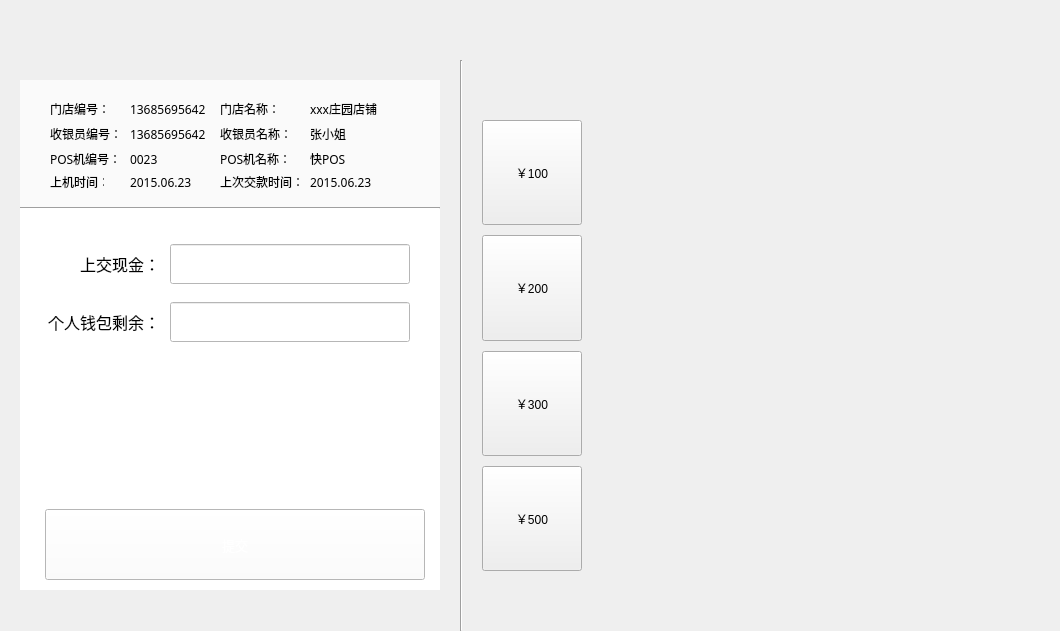
<?xml version="1.0" encoding="UTF-8"?>
<ui version="4.0">
 <class>CashierPaymentDlg</class>
 <widget class="QDialog" name="CashierPaymentDlg">
  <property name="geometry">
   <rect>
    <x>0</x>
    <y>0</y>
    <width>1060</width>
    <height>631</height>
   </rect>
  </property>
  <property name="windowTitle">
   <string>CashierPaymentDlg</string>
  </property>
  <layout class="QGridLayout" name="gridLayout_3">
   <property name="leftMargin">
    <number>0</number>
   </property>
   <property name="topMargin">
    <number>0</number>
   </property>
   <property name="rightMargin">
    <number>0</number>
   </property>
   <property name="bottomMargin">
    <number>0</number>
   </property>
   <property name="spacing">
    <number>0</number>
   </property>
   <item row="0" column="0" colspan="3">
    <widget class="TitleBarWidget" name="widget" native="true">
     <property name="minimumSize">
      <size>
       <width>0</width>
       <height>60</height>
      </size>
     </property>
     <property name="maximumSize">
      <size>
       <width>16777215</width>
       <height>60</height>
      </size>
     </property>
    </widget>
   </item>
   <item row="1" column="0">
    <widget class="QWidget" name="widget_2" native="true">
     <property name="minimumSize">
      <size>
       <width>460</width>
       <height>0</height>
      </size>
     </property>
     <property name="maximumSize">
      <size>
       <width>460</width>
       <height>16777215</height>
      </size>
     </property>
     <layout class="QGridLayout" name="gridLayout">
      <property name="leftMargin">
       <number>20</number>
      </property>
      <property name="topMargin">
       <number>20</number>
      </property>
      <property name="rightMargin">
       <number>20</number>
      </property>
      <property name="bottomMargin">
       <number>20</number>
      </property>
      <property name="spacing">
       <number>0</number>
      </property>
      <item row="0" column="0">
       <widget class="QWidget" name="widget_4" native="true">
        <property name="minimumSize">
         <size>
          <width>420</width>
          <height>531</height>
         </size>
        </property>
        <property name="maximumSize">
         <size>
          <width>420</width>
          <height>531</height>
         </size>
        </property>
        <widget class="Line" name="line_2">
         <property name="geometry">
          <rect>
           <x>0</x>
           <y>127</y>
           <width>420</width>
           <height>2</height>
          </rect>
         </property>
         <property name="minimumSize">
          <size>
           <width>0</width>
           <height>2</height>
          </size>
         </property>
         <property name="maximumSize">
          <size>
           <width>16777215</width>
           <height>2</height>
          </size>
         </property>
         <property name="orientation">
          <enum>Qt::Horizontal</enum>
         </property>
        </widget>
        <widget class="QWidget" name="widget_5" native="true">
         <property name="geometry">
          <rect>
           <x>0</x>
           <y>0</y>
           <width>420</width>
           <height>127</height>
          </rect>
         </property>
         <property name="styleSheet">
          <string notr="true">background-color: rgb(250, 250, 250);</string>
         </property>
         <widget class="QLabel" name="storeCodeLabel">
          <property name="geometry">
           <rect>
            <x>30</x>
            <y>19</y>
            <width>70</width>
            <height>20</height>
           </rect>
          </property>
          <property name="font">
           <font>
            <family>微软雅黑</family>
            <pointsize>9</pointsize>
           </font>
          </property>
          <property name="text">
           <string>门店编号：</string>
          </property>
         </widget>
         <widget class="QLabel" name="storeCodeValueLabel">
          <property name="geometry">
           <rect>
            <x>110</x>
            <y>19</y>
            <width>80</width>
            <height>20</height>
           </rect>
          </property>
          <property name="font">
           <font>
            <family>微软雅黑</family>
            <pointsize>9</pointsize>
           </font>
          </property>
          <property name="text">
           <string>13685695642</string>
          </property>
         </widget>
         <widget class="QLabel" name="storeNameLabel">
          <property name="geometry">
           <rect>
            <x>200</x>
            <y>19</y>
            <width>80</width>
            <height>20</height>
           </rect>
          </property>
          <property name="font">
           <font>
            <family>微软雅黑</family>
            <pointsize>9</pointsize>
           </font>
          </property>
          <property name="text">
           <string>门店名称：</string>
          </property>
         </widget>
         <widget class="QLabel" name="storeNameValueLabel">
          <property name="geometry">
           <rect>
            <x>290</x>
            <y>19</y>
            <width>80</width>
            <height>20</height>
           </rect>
          </property>
          <property name="font">
           <font>
            <family>微软雅黑</family>
            <pointsize>9</pointsize>
           </font>
          </property>
          <property name="text">
           <string>xxx庄园店铺</string>
          </property>
         </widget>
         <widget class="QLabel" name="cashierCodeLabel">
          <property name="geometry">
           <rect>
            <x>30</x>
            <y>44</y>
            <width>70</width>
            <height>20</height>
           </rect>
          </property>
          <property name="font">
           <font>
            <family>微软雅黑</family>
            <pointsize>9</pointsize>
           </font>
          </property>
          <property name="text">
           <string>收银员编号：</string>
          </property>
         </widget>
         <widget class="QLabel" name="cashierCodeValueLabel">
          <property name="geometry">
           <rect>
            <x>110</x>
            <y>44</y>
            <width>80</width>
            <height>20</height>
           </rect>
          </property>
          <property name="font">
           <font>
            <family>微软雅黑</family>
            <pointsize>9</pointsize>
           </font>
          </property>
          <property name="text">
           <string>13685695642</string>
          </property>
         </widget>
         <widget class="QLabel" name="cashierNameLabel">
          <property name="geometry">
           <rect>
            <x>200</x>
            <y>44</y>
            <width>80</width>
            <height>20</height>
           </rect>
          </property>
          <property name="font">
           <font>
            <family>微软雅黑</family>
            <pointsize>9</pointsize>
           </font>
          </property>
          <property name="text">
           <string>收银员名称：</string>
          </property>
         </widget>
         <widget class="QLabel" name="cashierNameValueLabel">
          <property name="geometry">
           <rect>
            <x>290</x>
            <y>44</y>
            <width>80</width>
            <height>20</height>
           </rect>
          </property>
          <property name="font">
           <font>
            <family>微软雅黑</family>
            <pointsize>9</pointsize>
           </font>
          </property>
          <property name="text">
           <string>张小姐</string>
          </property>
         </widget>
         <widget class="QLabel" name="posCodeLabel">
          <property name="geometry">
           <rect>
            <x>30</x>
            <y>69</y>
            <width>70</width>
            <height>20</height>
           </rect>
          </property>
          <property name="font">
           <font>
            <family>微软雅黑</family>
            <pointsize>9</pointsize>
           </font>
          </property>
          <property name="text">
           <string>POS机编号：</string>
          </property>
         </widget>
         <widget class="QLabel" name="posCodeValueLabel">
          <property name="geometry">
           <rect>
            <x>110</x>
            <y>69</y>
            <width>80</width>
            <height>20</height>
           </rect>
          </property>
          <property name="font">
           <font>
            <family>微软雅黑</family>
            <pointsize>9</pointsize>
           </font>
          </property>
          <property name="text">
           <string>0023</string>
          </property>
         </widget>
         <widget class="QLabel" name="posNameLabel">
          <property name="geometry">
           <rect>
            <x>200</x>
            <y>69</y>
            <width>80</width>
            <height>20</height>
           </rect>
          </property>
          <property name="font">
           <font>
            <family>微软雅黑</family>
            <pointsize>9</pointsize>
           </font>
          </property>
          <property name="text">
           <string>POS机名称：</string>
          </property>
         </widget>
         <widget class="QLabel" name="posNameValueLabel">
          <property name="geometry">
           <rect>
            <x>290</x>
            <y>69</y>
            <width>80</width>
            <height>20</height>
           </rect>
          </property>
          <property name="font">
           <font>
            <family>微软雅黑</family>
            <pointsize>9</pointsize>
           </font>
          </property>
          <property name="text">
           <string>快POS</string>
          </property>
         </widget>
         <widget class="QLabel" name="loginTimeLabel">
          <property name="geometry">
           <rect>
            <x>30</x>
            <y>92</y>
            <width>54</width>
            <height>20</height>
           </rect>
          </property>
          <property name="font">
           <font>
            <family>微软雅黑</family>
            <pointsize>9</pointsize>
           </font>
          </property>
          <property name="text">
           <string>上机时间：</string>
          </property>
         </widget>
         <widget class="QLabel" name="loginTimeValueLabel">
          <property name="geometry">
           <rect>
            <x>110</x>
            <y>92</y>
            <width>80</width>
            <height>20</height>
           </rect>
          </property>
          <property name="font">
           <font>
            <family>微软雅黑</family>
            <pointsize>9</pointsize>
           </font>
          </property>
          <property name="text">
           <string>2015.06.23</string>
          </property>
         </widget>
         <widget class="QLabel" name="frontPaymentTimeLabel">
          <property name="geometry">
           <rect>
            <x>200</x>
            <y>92</y>
            <width>80</width>
            <height>20</height>
           </rect>
          </property>
          <property name="font">
           <font>
            <family>微软雅黑</family>
            <pointsize>9</pointsize>
           </font>
          </property>
          <property name="text">
           <string>上次交款时间：</string>
          </property>
         </widget>
         <widget class="QLabel" name="frontPaymentTimeValueLabel">
          <property name="geometry">
           <rect>
            <x>290</x>
            <y>92</y>
            <width>80</width>
            <height>20</height>
           </rect>
          </property>
          <property name="font">
           <font>
            <family>微软雅黑</family>
            <pointsize>9</pointsize>
           </font>
          </property>
          <property name="text">
           <string>2015.06.23</string>
          </property>
         </widget>
        </widget>
        <widget class="QWidget" name="widget_6" native="true">
         <property name="geometry">
          <rect>
           <x>0</x>
           <y>129</y>
           <width>420</width>
           <height>381</height>
          </rect>
         </property>
         <property name="styleSheet">
          <string notr="true">background-color: rgb(255, 255, 255);</string>
         </property>
         <widget class="QLabel" name="handInAmtLabel">
          <property name="geometry">
           <rect>
            <x>20</x>
            <y>35</y>
            <width>120</width>
            <height>40</height>
           </rect>
          </property>
          <property name="font">
           <font>
            <family>微软雅黑</family>
            <pointsize>12</pointsize>
           </font>
          </property>
          <property name="text">
           <string>上交现金：</string>
          </property>
          <property name="alignment">
           <set>Qt::AlignRight|Qt::AlignTrailing|Qt::AlignVCenter</set>
          </property>
         </widget>
         <widget class="QLabel" name="cashierWalletSurplusLabel">
          <property name="geometry">
           <rect>
            <x>20</x>
            <y>93</y>
            <width>120</width>
            <height>40</height>
           </rect>
          </property>
          <property name="font">
           <font>
            <family>微软雅黑</family>
            <pointsize>12</pointsize>
           </font>
          </property>
          <property name="text">
           <string>个人钱包剩余：</string>
          </property>
          <property name="alignment">
           <set>Qt::AlignRight|Qt::AlignTrailing|Qt::AlignVCenter</set>
          </property>
         </widget>
         <widget class="QLineEdit" name="handInAmtEdit">
          <property name="geometry">
           <rect>
            <x>150</x>
            <y>35</y>
            <width>240</width>
            <height>40</height>
           </rect>
          </property>
          <property name="font">
           <font>
            <family>微软雅黑</family>
            <pointsize>12</pointsize>
           </font>
          </property>
          <property name="styleSheet">
           <string notr="true">padding-left:10px;</string>
          </property>
         </widget>
         <widget class="QLineEdit" name="cashierWalletSurplusEdit">
          <property name="geometry">
           <rect>
            <x>150</x>
            <y>93</y>
            <width>240</width>
            <height>40</height>
           </rect>
          </property>
          <property name="font">
           <font>
            <family>微软雅黑</family>
            <pointsize>12</pointsize>
           </font>
          </property>
          <property name="styleSheet">
           <string notr="true">padding-left:10px;</string>
          </property>
         </widget>
         <widget class="QPushButton" name="commitButton">
          <property name="geometry">
           <rect>
            <x>25</x>
            <y>300</y>
            <width>380</width>
            <height>71</height>
           </rect>
          </property>
          <property name="font">
           <font>
            <family>微软雅黑</family>
            <pointsize>10</pointsize>
           </font>
          </property>
          <property name="focusPolicy">
           <enum>Qt::NoFocus</enum>
          </property>
          <property name="styleSheet">
           <string notr="true">QPushButton#commitButton {
	color: rgb(255, 255, 255);
	border-image: url(:/shareImages/sure_normal.png);
}

QPushButton#commitButton:pressed {
	border-image: url(:/shareImages/sure_press.png);
}</string>
          </property>
          <property name="text">
           <string>提交</string>
          </property>
         </widget>
        </widget>
       </widget>
      </item>
     </layout>
    </widget>
   </item>
   <item row="1" column="1">
    <widget class="Line" name="line">
     <property name="minimumSize">
      <size>
       <width>2</width>
       <height>0</height>
      </size>
     </property>
     <property name="maximumSize">
      <size>
       <width>2</width>
       <height>16777215</height>
      </size>
     </property>
     <property name="orientation">
      <enum>Qt::Vertical</enum>
     </property>
    </widget>
   </item>
   <item row="1" column="2">
    <widget class="QWidget" name="widget_3" native="true">
     <layout class="QGridLayout" name="gridLayout_2">
      <property name="leftMargin">
       <number>20</number>
      </property>
      <property name="topMargin">
       <number>60</number>
      </property>
      <property name="rightMargin">
       <number>30</number>
      </property>
      <property name="bottomMargin">
       <number>60</number>
      </property>
      <property name="spacing">
       <number>10</number>
      </property>
      <item row="0" column="0">
       <widget class="QPushButton" name="hundredButton">
        <property name="sizePolicy">
         <sizepolicy hsizetype="Minimum" vsizetype="Expanding">
          <horstretch>0</horstretch>
          <verstretch>0</verstretch>
         </sizepolicy>
        </property>
        <property name="minimumSize">
         <size>
          <width>100</width>
          <height>0</height>
         </size>
        </property>
        <property name="maximumSize">
         <size>
          <width>100</width>
          <height>16777215</height>
         </size>
        </property>
        <property name="focusPolicy">
         <enum>Qt::NoFocus</enum>
        </property>
        <property name="text">
         <string>￥100</string>
        </property>
       </widget>
      </item>
      <item row="0" column="1" rowspan="4">
       <widget class="WndDigitalKeyboard" name="widget_8" native="true"/>
      </item>
      <item row="1" column="0">
       <widget class="QPushButton" name="towHundredButton">
        <property name="sizePolicy">
         <sizepolicy hsizetype="Minimum" vsizetype="Expanding">
          <horstretch>0</horstretch>
          <verstretch>0</verstretch>
         </sizepolicy>
        </property>
        <property name="minimumSize">
         <size>
          <width>100</width>
          <height>0</height>
         </size>
        </property>
        <property name="maximumSize">
         <size>
          <width>100</width>
          <height>16777215</height>
         </size>
        </property>
        <property name="focusPolicy">
         <enum>Qt::NoFocus</enum>
        </property>
        <property name="text">
         <string>￥200</string>
        </property>
       </widget>
      </item>
      <item row="2" column="0">
       <widget class="QPushButton" name="threeHundredButton">
        <property name="sizePolicy">
         <sizepolicy hsizetype="Minimum" vsizetype="Expanding">
          <horstretch>0</horstretch>
          <verstretch>0</verstretch>
         </sizepolicy>
        </property>
        <property name="minimumSize">
         <size>
          <width>100</width>
          <height>0</height>
         </size>
        </property>
        <property name="maximumSize">
         <size>
          <width>100</width>
          <height>16777215</height>
         </size>
        </property>
        <property name="focusPolicy">
         <enum>Qt::NoFocus</enum>
        </property>
        <property name="text">
         <string>￥300</string>
        </property>
       </widget>
      </item>
      <item row="3" column="0">
       <widget class="QPushButton" name="fiveHundredButton">
        <property name="sizePolicy">
         <sizepolicy hsizetype="Minimum" vsizetype="Expanding">
          <horstretch>0</horstretch>
          <verstretch>0</verstretch>
         </sizepolicy>
        </property>
        <property name="minimumSize">
         <size>
          <width>100</width>
          <height>0</height>
         </size>
        </property>
        <property name="maximumSize">
         <size>
          <width>100</width>
          <height>16777215</height>
         </size>
        </property>
        <property name="focusPolicy">
         <enum>Qt::NoFocus</enum>
        </property>
        <property name="text">
         <string>￥500</string>
        </property>
       </widget>
      </item>
     </layout>
    </widget>
   </item>
  </layout>
 </widget>
 <layoutdefault spacing="6" margin="11"/>
 <customwidgets>
  <customwidget>
   <class>WndDigitalKeyboard</class>
   <extends>QWidget</extends>
   <header location="global">WndDigitalKeyboard.h</header>
   <container>1</container>
  </customwidget>
  <customwidget>
   <class>TitleBarWidget</class>
   <extends>QWidget</extends>
   <header location="global">TitleBarWidget.h</header>
   <container>1</container>
  </customwidget>
 </customwidgets>
 <resources/>
 <connections/>
</ui>
